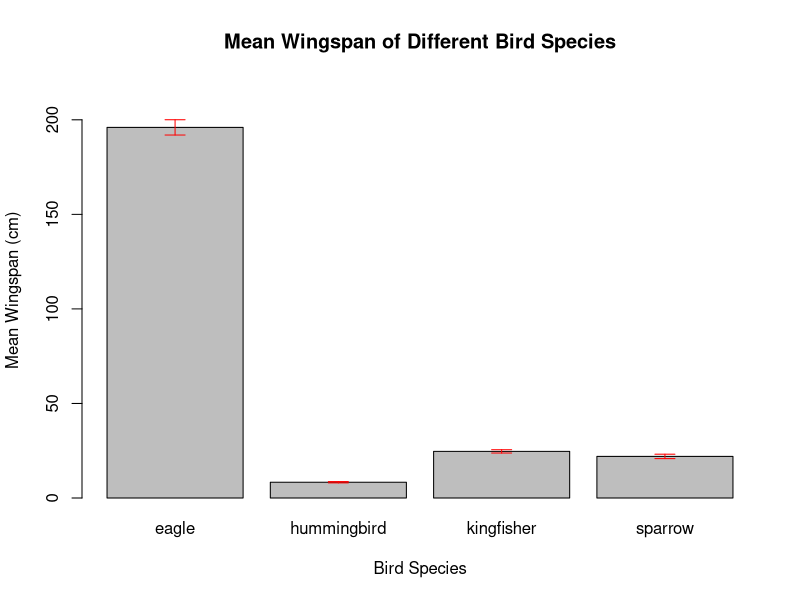

This chart was generated by the following R code:
# MSIT 6103 Research Methods
# Activity 1

# By: David Ybanez (MSIT 2) University of San Carlos
# Date: August 30, 2025

# Contents include:
# -- 1. Wingspan of Different Bird Species

# ------ 1. Wingspan of Different Bird Species --------------------------------

# 1. Here are values of the wingspan (cm) measured on four different species of 
#    birds. Create a bar plot of the mean wingspan for each species. Add the 
#    standard error bar for each. To calculate for standard error,
#    se=sd/sqrt(n).

bird_sp <- c("sparrow", "kingfisher", "eagle", "hummingbird", "sparrow", "kingfisher", "eagle", "hummingbird", "sparrow", "kingfisher", "eagle", "hummingbird")

wingspan <- c(22, 26, 199, 8, 24, 23, 201, 9, 20, 25, 188, 8)

# Create a data frame
bird_data <- data.frame(Species = bird_sp, Wingspan = wingspan)
bird_data

# Calculate mean wingspan for each species
mean_wingspan <- aggregate(Wingspan ~ Species, data = bird_data, FUN = mean)
mean_wingspan

# Calculate standard deviation for each species
sd_wingspan <- aggregate(Wingspan ~ Species, data = bird_data, FUN = sd)
sd_wingspan

# Calculate sample size for each species
n_wingspan <- aggregate(Wingspan ~ Species, data = bird_data, FUN = length)
n_wingspan

# Calculate standard error for each species
se_wingspan <- sd_wingspan$Wingspan / sqrt(n_wingspan$Wingspan)
se_wingspan

# Create a bar plot with error bars
bar_centers <- barplot(mean_wingspan$Wingspan, names.arg = mean_wingspan$Species, ylim = c(0, 220), ylab = "Mean Wingspan (cm)", xlab = "Bird Species", main = "Mean Wingspan of Different Bird Species")
arrows(bar_centers, mean_wingspan$Wingspan - se_wingspan, bar_centers, mean_wingspan$Wingspan + se_wingspan, angle = 90, code = 3, length = 0.1, col = "red")

# Column names start at row 3
light_barren <- read.csv("20200827_light_barren_deep.csv", skip = 2) # Import CSV file
head(light_barren) # Display first few rows of the data
tail(light_barren) # Display last few rows of the data
str(light_barren) # Display structure of the data

